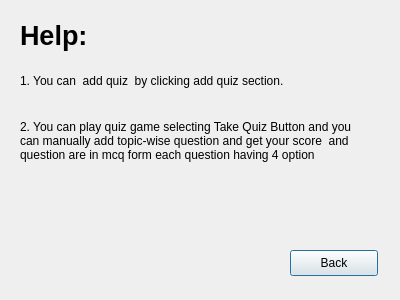
<?xml version="1.0" encoding="UTF-8"?>
<ui version="4.0">
 <class>HelpDialog</class>
 <widget class="QDialog" name="HelpDialog">
  <property name="geometry">
   <rect>
    <x>0</x>
    <y>0</y>
    <width>400</width>
    <height>300</height>
   </rect>
  </property>
  <property name="windowTitle">
   <string>Dialog</string>
  </property>
  <widget class="QLabel" name="label">
   <property name="geometry">
    <rect>
     <x>20</x>
     <y>60</y>
     <width>341</width>
     <height>41</height>
    </rect>
   </property>
   <property name="font">
    <font>
     <bold>false</bold>
    </font>
   </property>
   <property name="text">
    <string>1. You can  add quiz  by clicking add quiz section. </string>
   </property>
   <property name="wordWrap">
    <bool>true</bool>
   </property>
  </widget>
  <widget class="QPushButton" name="pushButton">
   <property name="geometry">
    <rect>
     <x>290</x>
     <y>250</y>
     <width>88</width>
     <height>26</height>
    </rect>
   </property>
   <property name="text">
    <string>Back</string>
   </property>
   <property name="icon">
    <iconset theme="go-previous"/>
   </property>
  </widget>
  <widget class="QLabel" name="label_2">
   <property name="geometry">
    <rect>
     <x>20</x>
     <y>20</y>
     <width>101</width>
     <height>31</height>
    </rect>
   </property>
   <property name="font">
    <font>
     <pointsize>20</pointsize>
     <bold>true</bold>
    </font>
   </property>
   <property name="text">
    <string>Help:</string>
   </property>
  </widget>
  <widget class="QLabel" name="label_3">
   <property name="geometry">
    <rect>
     <x>20</x>
     <y>100</y>
     <width>341</width>
     <height>81</height>
    </rect>
   </property>
   <property name="font">
    <font>
     <bold>false</bold>
    </font>
   </property>
   <property name="text">
    <string>2. You can play quiz game selecting Take Quiz Button and you can manually add topic-wise question and get your score  and question are in mcq form each question having 4 option</string>
   </property>
   <property name="wordWrap">
    <bool>true</bool>
   </property>
  </widget>
 </widget>
 <resources/>
 <connections/>
</ui>
